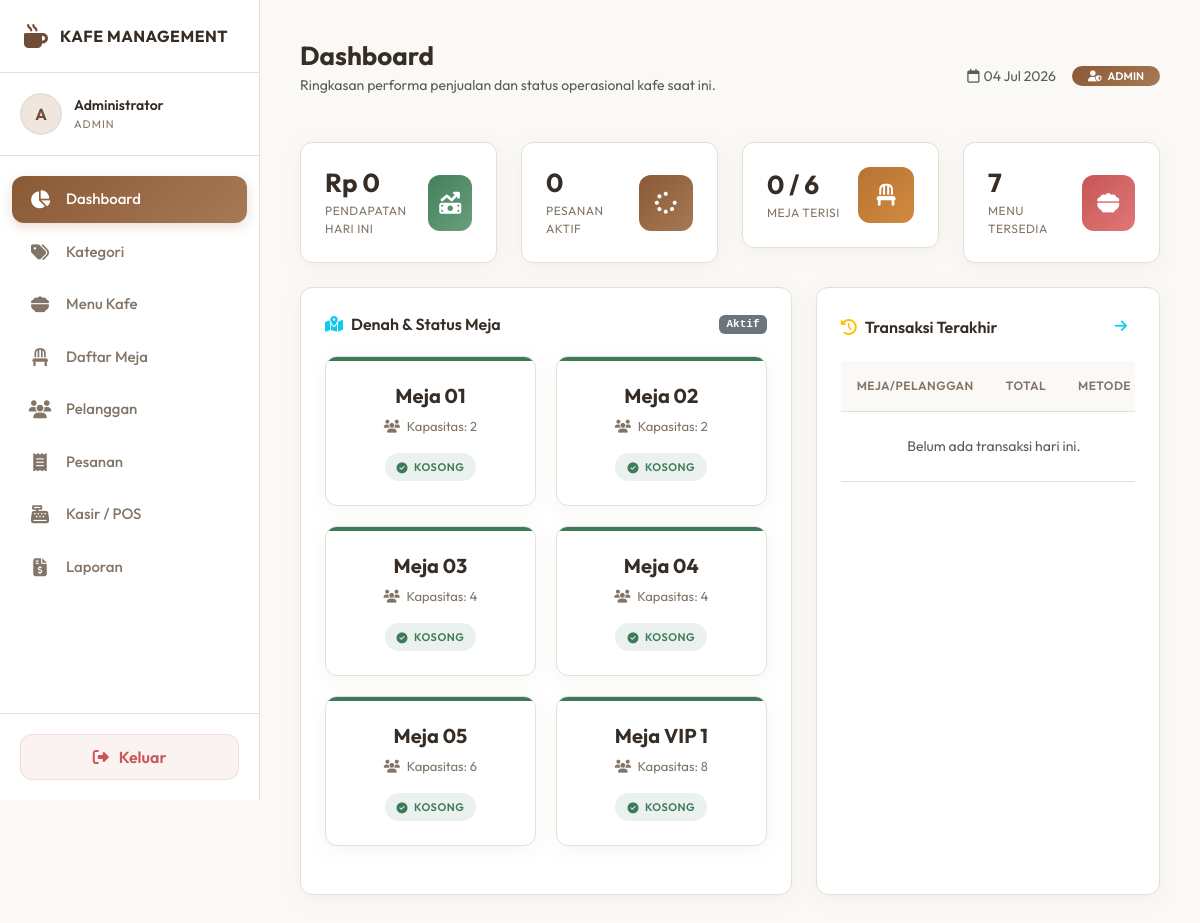
/dashboard.php (signed in), run on the app's committed database.
### tables this page shows
CREATE TABLE IF NOT EXISTS meja (
    id INT AUTO_INCREMENT PRIMARY KEY,
    nomor_meja VARCHAR(20) NOT NULL UNIQUE,
    kapasitas INT NOT NULL,
    status ENUM('kosong', 'terisi') NOT NULL DEFAULT 'kosong'
);

### dashboard.php (the view, shortened to what this page needs)
<?php
include 'includes/header.php';
try {
    $stmt1 = $conn->query("SELECT SUM(total_harga) as total_today FROM pesanan WHERE status_pembayaran = 'sudah_bayar' AND DATE(tanggal_pesanan) = CURDATE()");
    $total_today = $stmt1->fetch()['total_today'] ?? 0;
    $stmt2 = $conn->query("SELECT COUNT(*) as active_orders FROM pesanan WHERE status_pesanan IN ('pending', 'memasak')");
    $active_orders = $stmt2->fetch()['active_orders'] ?? 0;
    $stmt3 = $conn->query("SELECT COUNT(*) as occupied_tables FROM meja WHERE status = 'terisi'");
    $occupied_tables = $stmt3->fetch()['occupied_tables'] ?? 0;
    $stmt4 = $conn->query("SELECT COUNT(*) as total_menu FROM menu WHERE status = 'tersedia'");
    $total_menu = $stmt4->fetch()['total_menu'] ?? 0;
    $stmt_meja = $conn->query("SELECT * FROM meja ORDER BY nomor_meja ASC");
    $daftar_meja = $stmt_meja->fetchAll();
    $stmt_trx = $conn->query("
        SELECT t.id, t.tanggal_transaksi, p.total_harga, t.metode_pembayaran, m.nomor_meja, pl.nama_pelanggan
        FROM transaksi t
        JOIN pesanan p ON t.id_pesanan = p.id
        LEFT JOIN meja m ON p.id_meja = m.id
        LEFT JOIN pelanggan pl ON p.id_pelanggan = pl.id
        ORDER BY t.tanggal_transaksi DESC
        LIMIT 5
    ");
    $recent_trx = $stmt_trx->fetchAll();
} catch (PDOException $e) {
    echo "<div class='alert alert-danger'>Gagal memuat data dashboard: " . $e->getMessage() . "</div>";
    die();
}
?>
<div class="row g-4 mb-4">
    <div class="col-12 col-md-6 col-lg-3">
        <div class="stat-card">
            <div class="stat-info">
                <div class="stat-value">Rp <?= number_format($total_today, 0, ',', '.') ?></div>
                <div class="stat-label">Pendapatan Hari Ini</div>
            </div>
            <div class="stat-icon icon-green">
                <i class="fa-solid fa-money-bill-trend-up"></i>
            </div>
        </div>
    </div>
    <div class="col-12 col-md-6 col-lg-3">
        <div class="stat-card">
            <div class="stat-info">
                <div class="stat-value"><?= $active_orders ?></div>
                <div class="stat-label">Pesanan Aktif</div>
            </div>
            <div class="stat-icon icon-blue">
                <i class="fa-solid fa-spinner fa-spin-slow"></i>
            </div>
        </div>
    </div>
    <div class="col-12 col-md-6 col-lg-3">
        <div class="stat-card">
            <div class="stat-info">
                <div class="stat-value"><?= $occupied_tables ?> / <?= count($daftar_meja) ?></div>
                <div class="stat-label">Meja Terisi</div>
            </div>
            <div class="stat-icon icon-purple">
                <i class="fa-solid fa-chair"></i>
            </div>
        </div>
    </div>
    <div class="col-12 col-md-6 col-lg-3">
        <div class="stat-card">
            <div class="stat-info">
                <div class="stat-value"><?= $total_menu ?></div>
                <div class="stat-label">Menu Tersedia</div>
            </div>
            <div class="stat-icon icon-red">
                <i class="fa-solid fa-bowl-food"></i>
            </div>
        </div>
    </div>
</div>
<div class="row g-4">
    <div class="col-12 col-lg-7">
        <div class="custom-card h-100">
            <div class="card-title-custom">
                <span><i class="fa-solid fa-map-location-dot me-2 text-info"></i>Denah & Status Meja</span>
                <span class="badge bg-secondary font-monospace small" style="font-size: 11px;">Aktif</span>
            </div>
            <div class="table-map-container">
                <?php foreach ($daftar_meja as $meja): ?>
                    <div class="table-card <?= $meja['status'] == 'kosong' ? 'empty' : 'occupied' ?>" onclick="location.href='pesanan.php'">
                        <div class="table-number"><?= htmlspecialchars($meja['nomor_meja']) ?></div>
                        <div class="table-capacity"><i class="fa-solid fa-users me-1"></i> Kapasitas: <?= htmlspecialchars($meja['kapasitas']) ?></div>
                        <span class="badge-custom <?= $meja['status'] == 'kosong' ? 'badge-table-empty' : 'badge-table-occupied' ?>">
                            <i class="fa-solid <?= $meja['status'] == 'kosong' ? 'fa-circle-check' : 'fa-circle-dot' ?>"></i>
                            <?= $meja['status'] == 'kosong' ? 'KOSONG' : 'TERISI' ?>
                        </span>
                    </div>
                <?php endforeach; ?>
            </div>
        </div>
    </div>
    <div class="col-12 col-lg-5">
        <div class="custom-card h-100">
            <div class="card-title-custom">
                <span><i class="fa-solid fa-clock-rotate-left me-2 text-warning"></i>Transaksi Terakhir</span>
                <a href="laporan.php" class="btn btn-sm btn-outline-info border-0"><i class="fa-solid fa-arrow-right"></i></a>
            </div>
            <div class="table-responsive">
                <table class="custom-table">
                    <thead>
                        <tr>
                            <th>Meja/Pelanggan</th>
                            <th>Total</th>
                            <th>Metode</th>
                        </tr>
                    </thead>
                    <tbody>
                        <?php if (count($recent_trx) > 0): ?>
                            <?php foreach ($recent_trx as $trx): ?>
                                <tr>
                                    <td>
                                        <div class="fw-semibold"><?= htmlspecialchars($trx['nomor_meja'] ?? 'Takeaway') ?></div>
                                        <small class="text-muted"><?= htmlspecialchars($trx['nama_pelanggan'] ?? 'Umum') ?></small>
                                    </td>
                                    <td class="text-info fw-bold">Rp <?= number_format($trx['total_harga'], 0, ',', '.') ?></td>
                                    <td>
                                        <span class="badge-custom badge-done"><?= strtoupper($trx['metode_pembayaran']) ?></span>
                                    </td>
                                </tr>
                            <?php endforeach; ?>
                        <?php else: ?>
                            <tr>
                                <td colspan="3" class="text-center text-muted py-4">Belum ada transaksi hari ini.</td>
                            </tr>
                        <?php endif; ?>
                    </tbody>
                </table>
            </div>
        </div>
    </div>
</div>
<?php include 'includes/footer.php'; ?>

### assets/css/style.css (style rules this page uses)
:root { --bg-primary: #fbf9f6; --bg-secondary: #ffffff; --bg-tertiary: #f4efe6; --border-color: #e5dfd4; --text-main: #362e26; --text-muted: #827568; --accent-coffee: #6f4e37; --accent-caramel: #b87333; --accent-cream: #efe6dd; --accent-green: #3d7a5a; --accent-red: #c95757; --accent-orange: #d18a3f; --gradient-primary: linear-gradient(135deg, #8a5a36 0%, #a87955 100%); --gradient-green: linear-gradient(135deg, #44805c 0%, #689f7c 100%); --gradient-red: linear-gradient(135deg, #c75656 0%, #e07777 100%); --transition-fast: 0.2s ease; --transition-normal: 0.3s ease; --sidebar-width: 260px; --border-radius: 12px; --box-shadow: 0 4px 20px rgba(142, 126, 107, 0.08); }
* { box-sizing: border-box; margin: 0; padding: 0; }
body { font-family: 'Outfit', sans-serif; background-color: var(--bg-primary); color: var(--text-main); min-height: 100vh; overflow-x: hidden; }
a { text-decoration: none; color: inherit; }
.stat-card { background-color: var(--bg-secondary); border: 1px solid var(--border-color); border-radius: var(--border-radius); padding: 24px; display: flex; align-items: center; justify-content: space-between; box-shadow: var(--box-shadow); transition: transform var(--transition-fast), border-color var(--transition-fast); }
.stat-info .stat-value { font-size: 26px; font-weight: 700; color: var(--text-main); line-height: 1.2; }
.stat-info .stat-label { font-size: 12px; color: var(--text-muted); text-transform: uppercase; letter-spacing: 0.5px; margin-top: 4px; }
.stat-icon { width: 56px; height: 56px; border-radius: 12px; display: flex; align-items: center; justify-content: center; font-size: 22px; color: #ffffff; }
.icon-blue { background: var(--gradient-primary); }
.icon-purple { background: linear-gradient(135deg, #b87333 0%, #d18a3f 100%); }
.icon-green { background: var(--gradient-green); }
.icon-red { background: var(--gradient-red); }
.custom-card { background-color: var(--bg-secondary); border: 1px solid var(--border-color); border-radius: var(--border-radius); padding: 24px; margin-bottom: 24px; box-shadow: var(--box-shadow); }
.card-title-custom { font-size: 16px; font-weight: 600; margin-bottom: 20px; display: flex; align-items: center; justify-content: space-between; color: var(--text-main); }
.custom-table { width: 100%; border-collapse: collapse; }
.custom-table th { background-color: var(--bg-primary); color: var(--text-muted); font-weight: 600; font-size: 12px; text-transform: uppercase; letter-spacing: 0.5px; padding: 16px; border-bottom: 1px solid var(--border-color); text-align: left; }
.custom-table td { padding: 16px; border-bottom: 1px solid var(--border-color); color: var(--text-main); font-size: 14px; vertical-align: middle; }
.badge-custom { padding: 6px 12px; border-radius: 20px; font-size: 11px; font-weight: 600; text-transform: uppercase; letter-spacing: 0.5px; display: inline-flex; align-items: center; gap: 6px; }
.badge-table-empty { background-color: rgba(61, 122, 90, 0.1); color: var(--accent-green); }
.table-map-container { display: grid; grid-template-columns: repeat(auto-fill, minmax(180px, 1fr)); gap: 20px; }
.table-card { background-color: var(--bg-secondary); border: 1px solid var(--border-color); border-radius: var(--border-radius); padding: 24px; text-align: center; box-shadow: var(--box-shadow); transition: all var(--transition-normal); cursor: pointer; position: relative; overflow: hidden; }
.table-card::after { content: ''; position: absolute; top: 0; left: 0; right: 0; height: 4px; background-color: var(--border-color); transition: background-color var(--transition-normal); }
.table-card.empty::after { background-color: var(--accent-green); }
.table-number { font-size: 20px; font-weight: 700; margin-bottom: 6px; color: var(--text-main); }
.table-capacity { font-size: 13px; color: var(--text-muted); margin-bottom: 16px; }

### data on the page
meja: nomor_meja "Meja 01", kapasitas "2", status "KOSONG"
meja: nomor_meja "Meja 02", kapasitas "2", status "KOSONG"
meja: nomor_meja "Meja 03", kapasitas "4", status "KOSONG"
meja: nomor_meja "Meja 04", kapasitas "4", status "KOSONG"
meja: nomor_meja "Meja 05", kapasitas "6", status "KOSONG"
meja: nomor_meja "Meja VIP 1", kapasitas "8", status "KOSONG"

### other printed values
$initials "A"
$user_name "Administrator"
$user_role "ADMIN"
$item["label"] "Dashboard"
$item["label"] "Kategori"
$item["label"] "Menu Kafe"
$item["label"] "Daftar Meja"
$item["label"] "Pelanggan"
$item["label"] "Pesanan"
$item["label"] "Kasir / POS"
$item["label"] "Laporan"
$page_title "Dashboard"
$page_desc "Ringkasan performa penjualan dan status operasional kafe saat ini."
$_SESSION['role'] "ADMIN"
$total_today "0"
